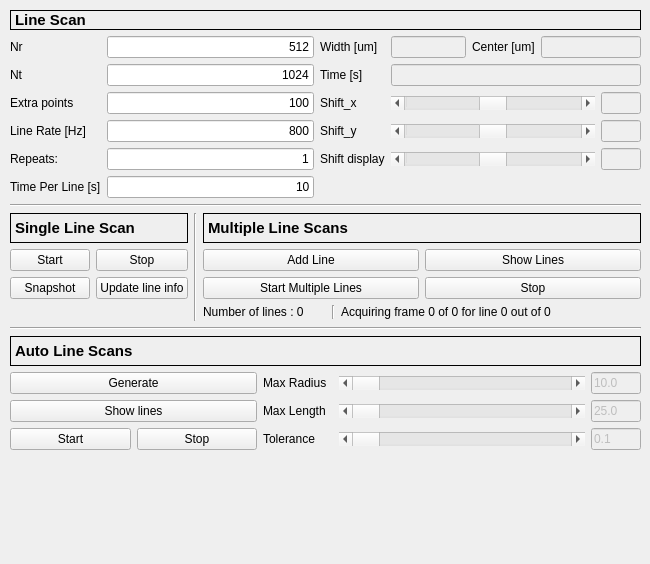
       <widget class="QWidget" name="tab_2">
        <attribute name="title">
         <string>Line scans</string>
        </attribute>
        <widget class="QWidget" name="verticalLayoutWidget_3">
         <property name="geometry">
          <rect>
           <x>10</x>
           <y>10</y>
           <width>631</width>
           <height>545</height>
          </rect>
         </property>
         <layout class="QVBoxLayout" name="verticalLayout_11">
          <item>
           <widget class="QLabel" name="label_26">
            <property name="font">
             <font>
              <pointsize>11</pointsize>
              <weight>75</weight>
              <bold>true</bold>
             </font>
            </property>
            <property name="frameShape">
             <enum>QFrame::Box</enum>
            </property>
            <property name="text">
             <string>Line Scan</string>
            </property>
           </widget>
          </item>
          <item>
           <layout class="QGridLayout" name="gridLayout_11">
            <item row="4" column="1">
             <widget class="QLineEdit" name="lineEdit_extrapoints_LS">
              <property name="text">
               <string>100</string>
              </property>
              <property name="alignment">
               <set>Qt::AlignRight|Qt::AlignTrailing|Qt::AlignVCenter</set>
              </property>
             </widget>
            </item>
            <item row="4" column="0">
             <widget class="QLabel" name="label_32">
              <property name="text">
               <string>Extra points</string>
              </property>
             </widget>
            </item>
            <item row="3" column="0">
             <widget class="QLabel" name="label_31">
              <property name="text">
               <string>Nt</string>
              </property>
             </widget>
            </item>
            <item row="3" column="1">
             <widget class="QLineEdit" name="lineEdit_nt">
              <property name="text">
               <string>1024</string>
              </property>
              <property name="alignment">
               <set>Qt::AlignRight|Qt::AlignTrailing|Qt::AlignVCenter</set>
              </property>
             </widget>
            </item>
            <item row="5" column="3">
             <layout class="QHBoxLayout" name="horizontalLayout_10">
              <item>
               <widget class="QScrollBar" name="horizontalScrollBar_line_scan_shift_y">
                <property name="minimum">
                 <number>-200</number>
                </property>
                <property name="maximum">
                 <number>200</number>
                </property>
                <property name="orientation">
                 <enum>Qt::Horizontal</enum>
                </property>
               </widget>
              </item>
              <item>
               <widget class="QLineEdit" name="lineEdit_linescan_shift_y">
                <property name="enabled">
                 <bool>false</bool>
                </property>
                <property name="sizePolicy">
                 <sizepolicy hsizetype="Fixed" vsizetype="Fixed">
                  <horstretch>0</horstretch>
                  <verstretch>0</verstretch>
                 </sizepolicy>
                </property>
                <property name="maximumSize">
                 <size>
                  <width>40</width>
                  <height>16777215</height>
                 </size>
                </property>
               </widget>
              </item>
             </layout>
            </item>
            <item row="5" column="2">
             <widget class="QLabel" name="Shift_y">
              <property name="text">
               <string>Shift_y</string>
              </property>
             </widget>
            </item>
            <item row="7" column="2">
             <widget class="QLabel" name="label_29">
              <property name="text">
               <string>Shift display</string>
              </property>
             </widget>
            </item>
            <item row="2" column="1">
             <widget class="QLineEdit" name="lineEdit_nr">
              <property name="text">
               <string>512</string>
              </property>
              <property name="alignment">
               <set>Qt::AlignRight|Qt::AlignTrailing|Qt::AlignVCenter</set>
              </property>
             </widget>
            </item>
            <item row="3" column="3">
             <widget class="QLineEdit" name="lineEdit_line_scan_time">
              <property name="enabled">
               <bool>false</bool>
              </property>
              <property name="alignment">
               <set>Qt::AlignRight|Qt::AlignTrailing|Qt::AlignVCenter</set>
              </property>
             </widget>
            </item>
            <item row="2" column="2">
             <widget class="QLabel" name="label_30">
              <property name="text">
               <string>Width [um]</string>
              </property>
             </widget>
            </item>
            <item row="3" column="2">
             <widget class="QLabel" name="label_34">
              <property name="text">
               <string>Time [s]</string>
              </property>
             </widget>
            </item>
            <item row="5" column="0">
             <widget class="QLabel" name="label_33">
              <property name="text">
               <string>Line Rate [Hz]</string>
              </property>
             </widget>
            </item>
            <item row="5" column="1">
             <widget class="QLineEdit" name="lineEdit_linerate_LS">
              <property name="inputMask">
               <string/>
              </property>
              <property name="text">
               <string>800</string>
              </property>
              <property name="alignment">
               <set>Qt::AlignRight|Qt::AlignTrailing|Qt::AlignVCenter</set>
              </property>
             </widget>
            </item>
            <item row="2" column="0">
             <widget class="QLabel" name="Nx">
              <property name="text">
               <string>Nr</string>
              </property>
             </widget>
            </item>
            <item row="7" column="1">
             <widget class="QLineEdit" name="lineEdit_lineRepeat">
              <property name="text">
               <string>1</string>
              </property>
              <property name="alignment">
               <set>Qt::AlignRight|Qt::AlignTrailing|Qt::AlignVCenter</set>
              </property>
             </widget>
            </item>
            <item row="4" column="2">
             <widget class="QLabel" name="label_35">
              <property name="text">
               <string>Shift_x</string>
              </property>
             </widget>
            </item>
            <item row="8" column="0">
             <widget class="QLabel" name="label_49">
              <property name="text">
               <string>Time Per Line [s]</string>
              </property>
             </widget>
            </item>
            <item row="7" column="3">
             <layout class="QHBoxLayout" name="horizontalLayout_11">
              <item>
               <widget class="QScrollBar" name="horizontalScrollBar_line_scan_shift_display">
                <property name="minimum">
                 <number>-200</number>
                </property>
                <property name="maximum">
                 <number>200</number>
                </property>
                <property name="orientation">
                 <enum>Qt::Horizontal</enum>
                </property>
               </widget>
              </item>
              <item>
               <widget class="QLineEdit" name="lineEdit_linescan_shift_display">
                <property name="enabled">
                 <bool>false</bool>
                </property>
                <property name="sizePolicy">
                 <sizepolicy hsizetype="Fixed" vsizetype="Fixed">
                  <horstretch>0</horstretch>
                  <verstretch>0</verstretch>
                 </sizepolicy>
                </property>
                <property name="maximumSize">
                 <size>
                  <width>40</width>
                  <height>16777215</height>
                 </size>
                </property>
               </widget>
              </item>
             </layout>
            </item>
            <item row="8" column="1">
             <widget class="QLineEdit" name="lineEdit_TimePerLine">
              <property name="text">
               <string>10</string>
              </property>
              <property name="alignment">
               <set>Qt::AlignRight|Qt::AlignTrailing|Qt::AlignVCenter</set>
              </property>
             </widget>
            </item>
            <item row="2" column="3">
             <layout class="QHBoxLayout" name="horizontalLayout_17">
              <item>
               <widget class="QLineEdit" name="lineEdit_line_scan_width">
                <property name="enabled">
                 <bool>false</bool>
                </property>
                <property name="sizePolicy">
                 <sizepolicy hsizetype="Expanding" vsizetype="Fixed">
                  <horstretch>0</horstretch>
                  <verstretch>0</verstretch>
                 </sizepolicy>
                </property>
                <property name="minimumSize">
                 <size>
                  <width>10</width>
                  <height>0</height>
                 </size>
                </property>
                <property name="maximumSize">
                 <size>
                  <width>75</width>
                  <height>200</height>
                 </size>
                </property>
                <property name="alignment">
                 <set>Qt::AlignRight|Qt::AlignTrailing|Qt::AlignVCenter</set>
                </property>
               </widget>
              </item>
              <item>
               <widget class="QLabel" name="label_46">
                <property name="text">
                 <string>Center [um]</string>
                </property>
               </widget>
              </item>
              <item>
               <widget class="QLineEdit" name="lineEdit_CentralPosition">
                <property name="enabled">
                 <bool>false</bool>
                </property>
                <property name="sizePolicy">
                 <sizepolicy hsizetype="Expanding" vsizetype="Fixed">
                  <horstretch>0</horstretch>
                  <verstretch>0</verstretch>
                 </sizepolicy>
                </property>
                <property name="maximumSize">
                 <size>
                  <width>100</width>
                  <height>16777215</height>
                 </size>
                </property>
               </widget>
              </item>
             </layout>
            </item>
            <item row="7" column="0">
             <widget class="QLabel" name="label_3b">
              <property name="text">
               <string>Repeats:</string>
              </property>
             </widget>
            </item>
            <item row="4" column="3">
             <layout class="QHBoxLayout" name="horizontalLayout_9">
              <item>
               <widget class="QScrollBar" name="horizontalScrollBar_line_scan_shift_x">
                <property name="minimum">
                 <number>-200</number>
                </property>
                <property name="maximum">
                 <number>200</number>
                </property>
                <property name="orientation">
                 <enum>Qt::Horizontal</enum>
                </property>
               </widget>
              </item>
              <item>
               <widget class="QLineEdit" name="lineEdit_linescan_shift_x">
                <property name="enabled">
                 <bool>false</bool>
                </property>
                <property name="sizePolicy">
                 <sizepolicy hsizetype="Fixed" vsizetype="Fixed">
                  <horstretch>0</horstretch>
                  <verstretch>0</verstretch>
                 </sizepolicy>
                </property>
                <property name="maximumSize">
                 <size>
                  <width>40</width>
                  <height>16777215</height>
                 </size>
                </property>
               </widget>
              </item>
             </layout>
            </item>
           </layout>
          </item>
          <item>
           <widget class="Line" name="line_14">
            <property name="orientation">
             <enum>Qt::Horizontal</enum>
            </property>
           </widget>
          </item>
          <item>
           <layout class="QHBoxLayout" name="horizontalLayout_15">
            <item>
             <layout class="QVBoxLayout" name="verticalLayout_7">
              <item>
               <widget class="QLabel" name="label_40">
                <property name="sizePolicy">
                 <sizepolicy hsizetype="Preferred" vsizetype="Fixed">
                  <horstretch>0</horstretch>
                  <verstretch>0</verstretch>
                 </sizepolicy>
                </property>
                <property name="minimumSize">
                 <size>
                  <width>0</width>
                  <height>30</height>
                 </size>
                </property>
                <property name="font">
                 <font>
                  <pointsize>11</pointsize>
                  <weight>75</weight>
                  <bold>true</bold>
                 </font>
                </property>
                <property name="frameShape">
                 <enum>QFrame::Box</enum>
                </property>
                <property name="text">
                 <string>Single Line Scan</string>
                </property>
               </widget>
              </item>
              <item>
               <layout class="QHBoxLayout" name="horizontalLayout_5">
                <item>
                 <layout class="QGridLayout" name="gridLayout_15">
                  <item row="3" column="1">
                   <widget class="QPushButton" name="pushButton_stop_linescan">
                    <property name="text">
                     <string>Stop</string>
                    </property>
                    <property name="icon">
                     <iconset resource="icons.qrc">
                      <normaloff>:/icons/img/stop_icon.png</normaloff>:/icons/img/stop_icon.png</iconset>
                    </property>
                   </widget>
                  </item>
                  <item row="3" column="0">
                   <widget class="QPushButton" name="pushButton_start_linescan">
                    <property name="text">
                     <string>Start</string>
                    </property>
                    <property name="icon">
                     <iconset resource="icons.qrc">
                      <normaloff>:/icons/img/start_icon.png</normaloff>:/icons/img/start_icon.png</iconset>
                    </property>
                   </widget>
                  </item>
                  <item row="4" column="0">
                   <widget class="QPushButton" name="pushButton_snap_angio">
                    <property name="text">
                     <string>Snapshot</string>
                    </property>
                    <property name="icon">
                     <iconset resource="icons.qrc">
                      <normaloff>:/icons/img/organ.png</normaloff>:/icons/img/organ.png</iconset>
                    </property>
                   </widget>
                  </item>
                  <item row="4" column="1">
                   <widget class="QPushButton" name="pushButton_get_line_position">
                    <property name="text">
                     <string>Update line info</string>
                    </property>
                   </widget>
                  </item>
                  <item row="5" column="0">
                   <spacer name="verticalSpacer_4">
                    <property name="orientation">
                     <enum>Qt::Vertical</enum>
                    </property>
                    <property name="sizeHint" stdset="0">
                     <size>
                      <width>20</width>
                      <height>15</height>
                     </size>
                    </property>
                   </spacer>
                  </item>
                 </layout>
                </item>
               </layout>
              </item>
             </layout>
            </item>
            <item>
             <widget class="Line" name="line_30">
              <property name="orientation">
               <enum>Qt::Vertical</enum>
              </property>
             </widget>
            </item>
            <item>
             <layout class="QVBoxLayout" name="verticalLayout_8">
              <item>
               <widget class="QLabel" name="label_41">
                <property name="sizePolicy">
                 <sizepolicy hsizetype="Preferred" vsizetype="Fixed">
                  <horstretch>0</horstretch>
                  <verstretch>0</verstretch>
                 </sizepolicy>
                </property>
                <property name="minimumSize">
                 <size>
                  <width>0</width>
                  <height>30</height>
                 </size>
                </property>
                <property name="font">
                 <font>
                  <pointsize>11</pointsize>
                  <weight>75</weight>
                  <bold>true</bold>
                 </font>
                </property>
                <property name="frameShape">
                 <enum>QFrame::Box</enum>
                </property>
                <property name="text">
                 <string>Multiple Line Scans</string>
                </property>
               </widget>
              </item>
              <item>
               <layout class="QGridLayout" name="gridLayout_17">
                <item row="2" column="1">
                 <widget class="QPushButton" name="pushButtonStopMultipleLineAcq">
                  <property name="text">
                   <string>Stop</string>
                  </property>
                  <property name="icon">
                   <iconset resource="icons.qrc">
                    <normaloff>:/icons/img/stop_icon.png</normaloff>:/icons/img/stop_icon.png</iconset>
                  </property>
                 </widget>
                </item>
                <item row="2" column="0">
                 <widget class="QPushButton" name="pushButtonStartMultipleLineAcq">
                  <property name="text">
                   <string>Start Multiple Lines</string>
                  </property>
                  <property name="icon">
                   <iconset resource="icons.qrc">
                    <normaloff>:/icons/img/start_icon.png</normaloff>:/icons/img/start_icon.png</iconset>
                  </property>
                 </widget>
                </item>
                <item row="0" column="0">
                 <widget class="QPushButton" name="pushButtonAddLine">
                  <property name="text">
                   <string>Add Line</string>
                  </property>
                 </widget>
                </item>
                <item row="0" column="1">
                 <widget class="QPushButton" name="pushButtonShowLines">
                  <property name="text">
                   <string>Show Lines</string>
                  </property>
                 </widget>
                </item>
               </layout>
              </item>
              <item>
               <layout class="QHBoxLayout" name="horizontalLayout_6">
                <item>
                 <widget class="QLabel" name="label_numberOfLines">
                  <property name="sizePolicy">
                   <sizepolicy hsizetype="Fixed" vsizetype="Fixed">
                    <horstretch>0</horstretch>
                    <verstretch>0</verstretch>
                   </sizepolicy>
                  </property>
                  <property name="minimumSize">
                   <size>
                    <width>50</width>
                    <height>0</height>
                   </size>
                  </property>
                  <property name="maximumSize">
                   <size>
                    <width>150</width>
                    <height>16777215</height>
                   </size>
                  </property>
                  <property name="text">
                   <string>Number of lines : 0</string>
                  </property>
                 </widget>
                </item>
                <item>
                 <widget class="Line" name="line_29">
                  <property name="orientation">
                   <enum>Qt::Vertical</enum>
                  </property>
                 </widget>
                </item>
                <item>
                 <widget class="QLabel" name="label_lineScanAcq">
                  <property name="sizePolicy">
                   <sizepolicy hsizetype="Expanding" vsizetype="Fixed">
                    <horstretch>0</horstretch>
                    <verstretch>0</verstretch>
                   </sizepolicy>
                  </property>
                  <property name="maximumSize">
                   <size>
                    <width>300</width>
                    <height>16777215</height>
                   </size>
                  </property>
                  <property name="text">
                   <string>Acquiring frame 0 of 0 for line 0 out of 0</string>
                  </property>
                 </widget>
                </item>
               </layout>
              </item>
              <item>
               <spacer name="verticalSpacer_3">
                <property name="orientation">
                 <enum>Qt::Vertical</enum>
                </property>
                <property name="sizeHint" stdset="0">
                 <size>
                  <width>20</width>
                  <height>2</height>
                 </size>
                </property>
               </spacer>
              </item>
             </layout>
            </item>
           </layout>
          </item>
          <item>
           <widget class="Line" name="line_19">
            <property name="orientation">
             <enum>Qt::Horizontal</enum>
            </property>
           </widget>
          </item>
          <item>
           <layout class="QVBoxLayout" name="verticalLayout_5">
            <item>
             <layout class="QHBoxLayout" name="horizontalLayout_20">
              <item>
               <layout class="QGridLayout" name="gridLayout_12">
                <item row="2" column="4">
                 <widget class="QLineEdit" name="lineEdit_2">
                  <property name="enabled">
                   <bool>false</bool>
                  </property>
                  <property name="maximumSize">
                   <size>
                    <width>50</width>
                    <height>16777215</height>
                   </size>
                  </property>
                  <property name="text">
                   <string>25.0</string>
                  </property>
                 </widget>
                </item>
                <item row="6" column="3">
                 <widget class="QScrollBar" name="horizontalScrollBar_3">
                  <property name="orientation">
                   <enum>Qt::Horizontal</enum>
                  </property>
                 </widget>
                </item>
                <item row="1" column="3">
                 <widget class="QScrollBar" name="horizontalScrollBar">
                  <property name="singleStep">
                   <number>0</number>
                  </property>
                  <property name="orientation">
                   <enum>Qt::Horizontal</enum>
                  </property>
                 </widget>
                </item>
                <item row="2" column="2">
                 <widget class="QLabel" name="label_45">
                  <property name="text">
                   <string>Max Length</string>
                  </property>
                 </widget>
                </item>
                <item row="1" column="1">
                 <widget class="QPushButton" name="pushButtonGenerateAutoScans">
                  <property name="text">
                   <string>Generate</string>
                  </property>
                 </widget>
                </item>
                <item row="0" column="1" colspan="4">
                 <widget class="QLabel" name="label_42">
                  <property name="minimumSize">
                   <size>
                    <width>0</width>
                    <height>30</height>
                   </size>
                  </property>
                  <property name="font">
                   <font>
                    <pointsize>11</pointsize>
                    <weight>75</weight>
                    <bold>true</bold>
                   </font>
                  </property>
                  <property name="frameShape">
                   <enum>QFrame::Box</enum>
                  </property>
                  <property name="text">
                   <string>Auto Line Scans</string>
                  </property>
                 </widget>
                </item>
                <item row="1" column="4">
                 <widget class="QLineEdit" name="lineEdit">
                  <property name="enabled">
                   <bool>false</bool>
                  </property>
                  <property name="maximumSize">
                   <size>
                    <width>50</width>
                    <height>16777215</height>
                   </size>
                  </property>
                  <property name="text">
                   <string>10.0</string>
                  </property>
                 </widget>
                </item>
                <item row="6" column="1">
                 <layout class="QGridLayout" name="gridLayout_14">
                  <item row="0" column="0">
                   <widget class="QPushButton" name="pushButtonStartAutoScans">
                    <property name="text">
                     <string>Start</string>
                    </property>
                    <property name="icon">
                     <iconset resource="icons.qrc">
                      <normaloff>:/icons/img/start_icon.png</normaloff>:/icons/img/start_icon.png</iconset>
                    </property>
                   </widget>
                  </item>
                  <item row="0" column="1">
                   <widget class="QPushButton" name="pushButtonStopAutoScans">
                    <property name="text">
                     <string>Stop</string>
                    </property>
                    <property name="icon">
                     <iconset resource="icons.qrc">
                      <normaloff>:/icons/img/stop_icon.png</normaloff>:/icons/img/stop_icon.png</iconset>
                    </property>
                   </widget>
                  </item>
                 </layout>
                </item>
                <item row="6" column="2">
                 <widget class="QLabel" name="label_44">
                  <property name="text">
                   <string>Tolerance</string>
                  </property>
                 </widget>
                </item>
                <item row="6" column="4">
                 <widget class="QLineEdit" name="lineEdit_3">
                  <property name="enabled">
                   <bool>false</bool>
                  </property>
                  <property name="maximumSize">
                   <size>
                    <width>50</width>
                    <height>16777215</height>
                   </size>
                  </property>
                  <property name="text">
                   <string>0.1</string>
                  </property>
                 </widget>
                </item>
                <item row="2" column="3">
                 <widget class="QScrollBar" name="horizontalScrollBar_2">
                  <property name="orientation">
                   <enum>Qt::Horizontal</enum>
                  </property>
                 </widget>
                </item>
                <item row="1" column="2">
                 <widget class="QLabel" name="label_43">
                  <property name="maximumSize">
                   <size>
                    <width>70</width>
                    <height>16777215</height>
                   </size>
                  </property>
                  <property name="baseSize">
                   <size>
                    <width>0</width>
                    <height>0</height>
                   </size>
                  </property>
                  <property name="text">
                   <string>Max Radius</string>
                  </property>
                 </widget>
                </item>
                <item row="2" column="1">
                 <layout class="QGridLayout" name="gridLayout_16">
                  <item row="0" column="0">
                   <widget class="QPushButton" name="pushButtonShowAutoScans">
                    <property name="text">
                     <string>Show lines</string>
                    </property>
                   </widget>
                  </item>
                 </layout>
                </item>
               </layout>
              </item>
             </layout>
            </item>
            <item>
             <layout class="QHBoxLayout" name="horizontalLayout_21"/>
            </item>
           </layout>
          </item>
          <item>
           <spacer name="verticalSpacer_5">
            <property name="orientation">
             <enum>Qt::Vertical</enum>
            </property>
            <property name="sizeHint" stdset="0">
             <size>
              <width>20</width>
              <height>40</height>
             </size>
            </property>
           </spacer>
          </item>
         </layout>
        </widget>
       </widget>
